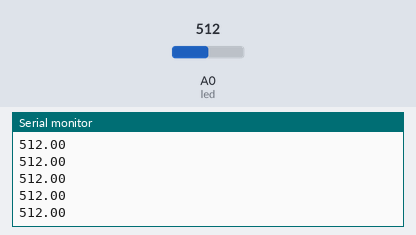
Bench run of a sketch on a simulated Arduino Uno, built with avr-gcc and run on an emulated ATmega328P. Shown: the last lines printed to the serial monitor. The inputs (shaded band) are chosen by the test bench; at power-on: A0 (led) = 512. Random numbers use the default seed unless the sketch sets one.

Above: at 1.2 s.
1.3 s: A0 (led) set to 716
At 2.1 s:
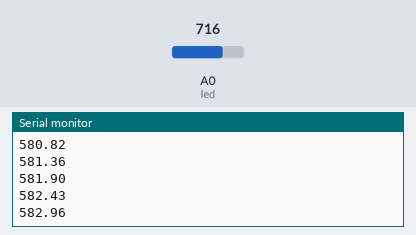
2.8 s: A0 (led) set to 900
At 3.7 s:
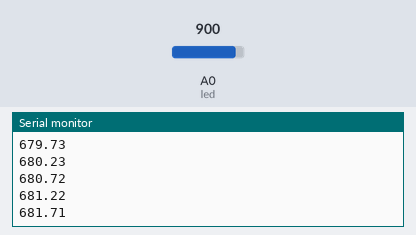
Timing chart, 0 to 5.8 s (numbered marks = the images above; inputs shaded):
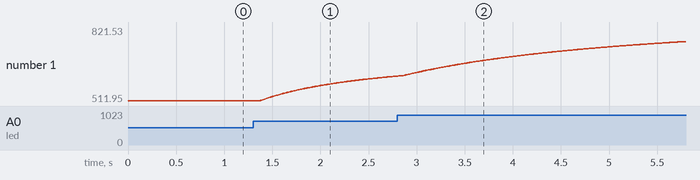

Measured:
- after the input at 1.3 s, the serial monitor: prints a new line after 0.07 s (image 1)
- plotted number 1: 512 → 616.12 after the input at 1.3 s

The sketch:

spiro3.ino
```cpp
int led=A0;
int x_max=1023;
int x_min=0;
int n=8;
int q=(x_max-x_min)/(2^n);
int prev_ek=0;
float erM=.01;
float erE=100;
float PreEs=0;

void setup() {
  // put your setup code here, to run once:


  Serial.begin(9600);


}

void loop() {
  // put your main code here, to run repeatedly:

  float state=analogRead(led);

  //quantizing,noise shaping
  float f=q*floor((state/q)+0.5);
  float ek=random(x_min,x_max);
  float y=f+(ek-prev_ek);
  prev_ek=ek;
  //Serial.println(state);
  //Serial.print(" ");
  //Serial.println(f);

  //kalman
  float kalman_gain=erE/(erM+erE);
  float est=PreEs+kalman_gain*(state-PreEs);
  erE=(1-kalman_gain)*erE;
  PreEs=est;
  Serial.println(est);


}
```
